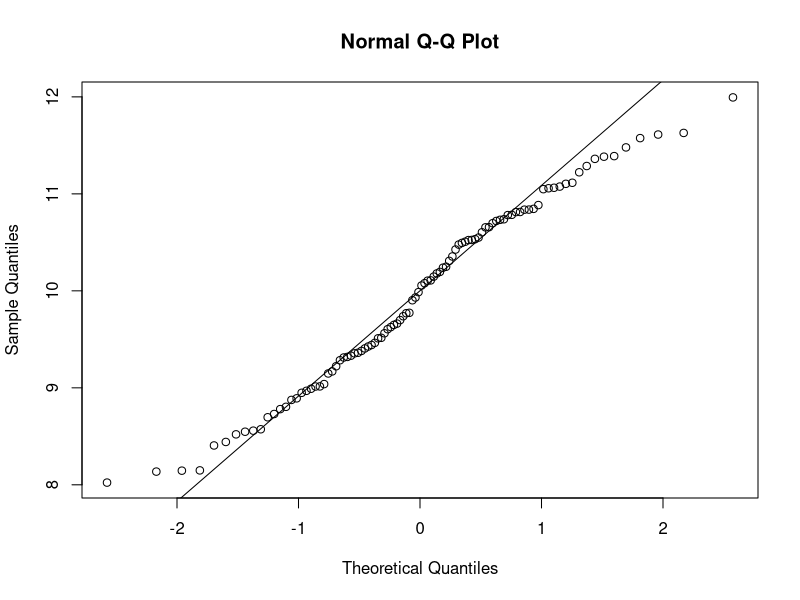
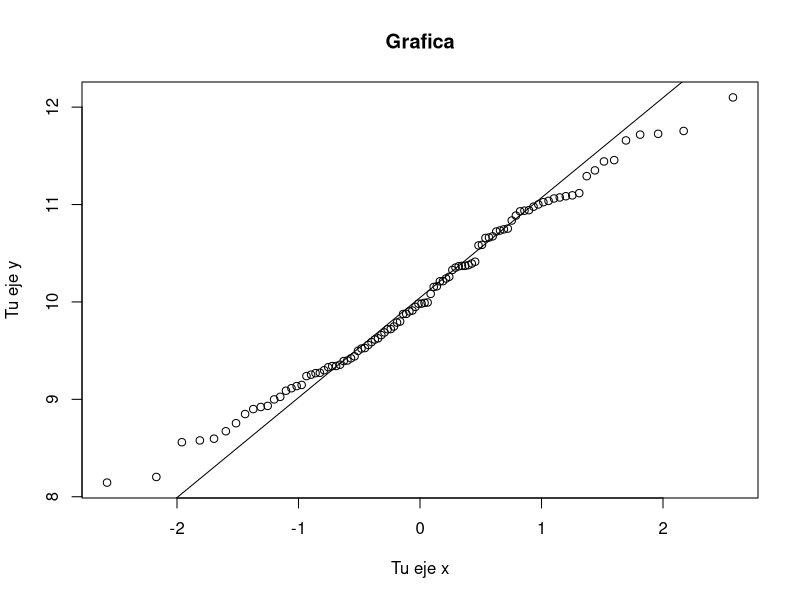
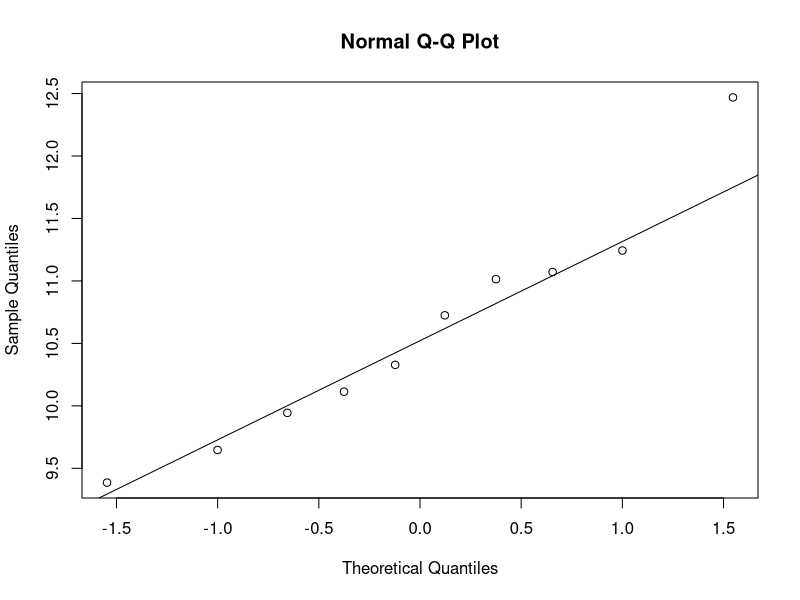
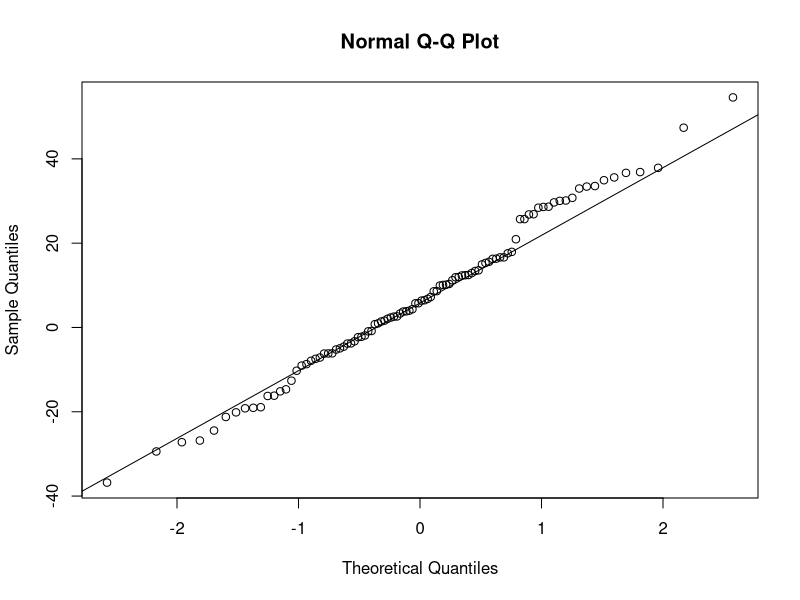
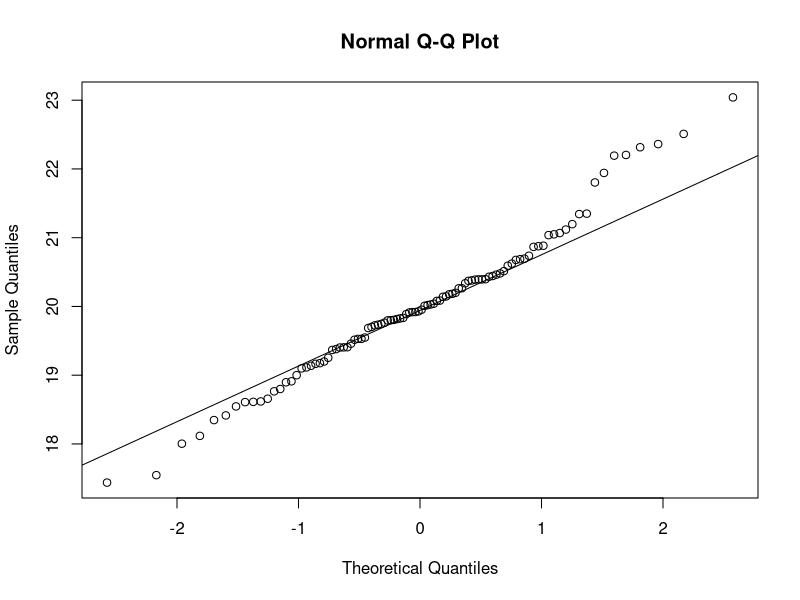
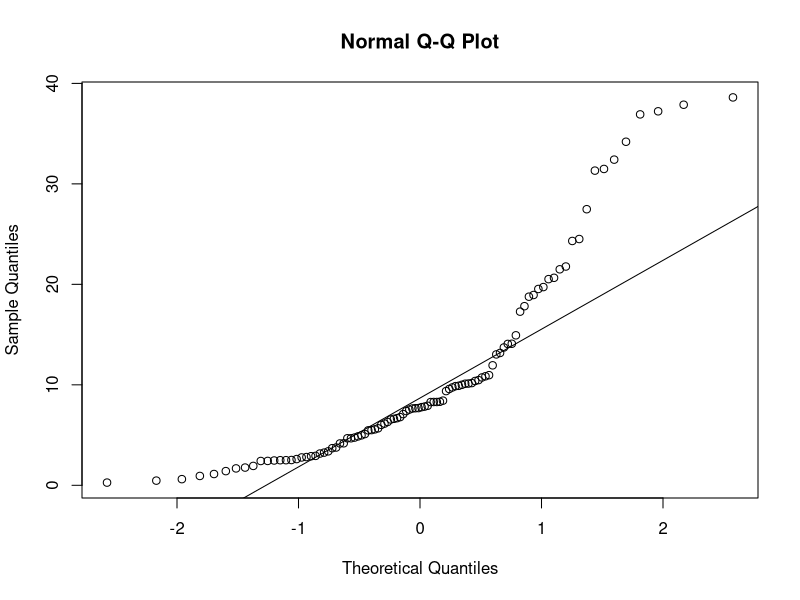
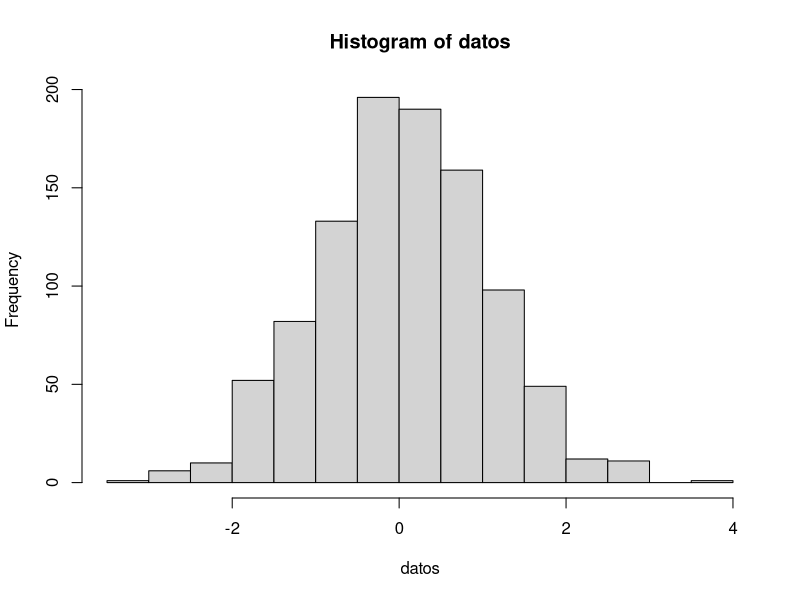
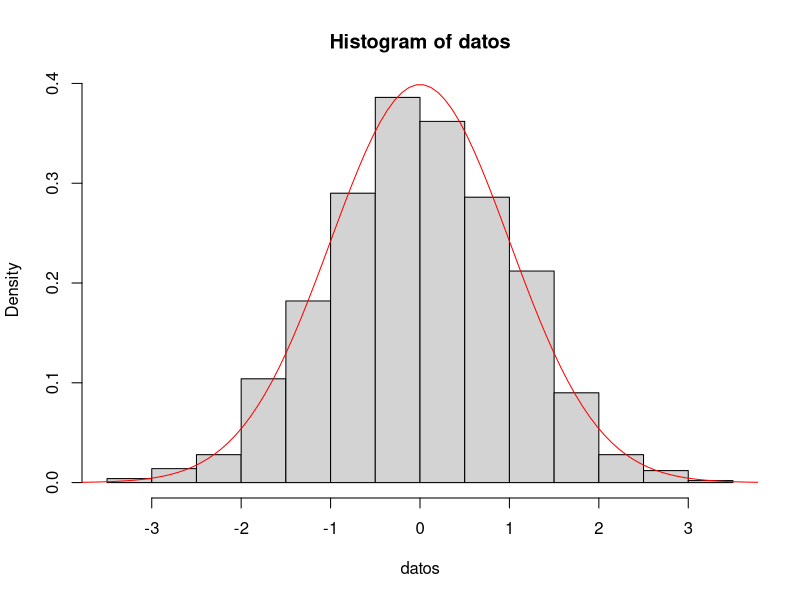

Write R code to recreate these figures, in order.
## ---- chunk 1

## ---- chunk 2
help(hist)
help(qqnorm)
help(qqline)

## ---- chunk 3
datos <- rnorm(100, mean = 10)
qqnorm(datos)
qqline(datos)
## ---- chunk 4
datos <- rnorm(100, mean = 10)
qqnorm(datos, main = "Grafica", xlab = "Tu eje x", ylab = "Tu eje y")
qqline(datos)

## ---- chunk 5
datos <- rnorm(10, mean = 10)
qqnorm(datos)
qqline(datos)

## ---- chunk 6
datos <- rnorm(100, mean = 10, sd = 20)
qqnorm(datos)
qqline(datos)


## ---- chunk 7
datos <- rnorm(100, mean = 20)
qqnorm(datos)
qqline(datos)

## ---- chunk 8
datos <- rexp(100, rate = 1/10)
qqnorm(datos)
qqline(datos)

## ---- chunk 9
datos <- rnorm(1000) #1000 muestras de una densidad normal
hist(datos)

## ---- chunk 10
datos <- rnorm(1000) # muestras normales con media 0 y var 1.
teorica <- dnorm(seq(-4,4, length=100),mean = 0, sd = 1)
hist(datos,freq = FALSE)
lines(seq(-4,4, length=100),teorica, col="red")
## ---- chunk 11
datos <- rnorm(10)
teorica <- dnorm(seq(-4,4, length=100),mean = 0, sd = 1)
hist(datos,freq = FALSE)
lines(seq(-4,4, length=100),teorica, col="red")

## ---- chunk 12

datos <- rnorm(1000, sd = 2)
teorica <- dnorm(seq(-4,4, length=100),mean = 0, sd = 2)
hist(datos,freq = FALSE)
lines(seq(-4,4, length=100),teorica, col="red")

## ---- chunk 13
N <- 10 # número de medias (es decir número de muestras)
M <- 100 # número de la longitud de cada serie de datos
medias <- numeric(N) # Vector que guardará las medias

for(i in 1:N)
{
  datos <- rnorm(M)
  medias[i] <- mean(datos)
  
}
hist(medias)
qqnorm(medias)
qqline(medias)
## ---- chunk 14
N <- 10000 # número de medias (es decir número de muestras)
M <- 100 # número de la longitud de cada serie de datos
medias <- numeric(N) # Vector que guardará las medias

for(i in 1:N)
{
  datos <- rnorm(M)
  medias[i] <- mean(datos)
  
}
hist(medias)
qqnorm(medias)
qqline(medias)


## ---- chunk 15
N <- 10000 # número de medias (es decir número de muestras)
M <- 100 # número de la longitud de cada serie de datos
medias <- numeric(N) # Vector que guardará las medias

for(i in 1:N)
{
  datos <- rexp(M, rate = 1/10)
  medias[i] <- mean(datos)
  
}
hist(medias)
qqnorm(medias)
qqline(medias)

